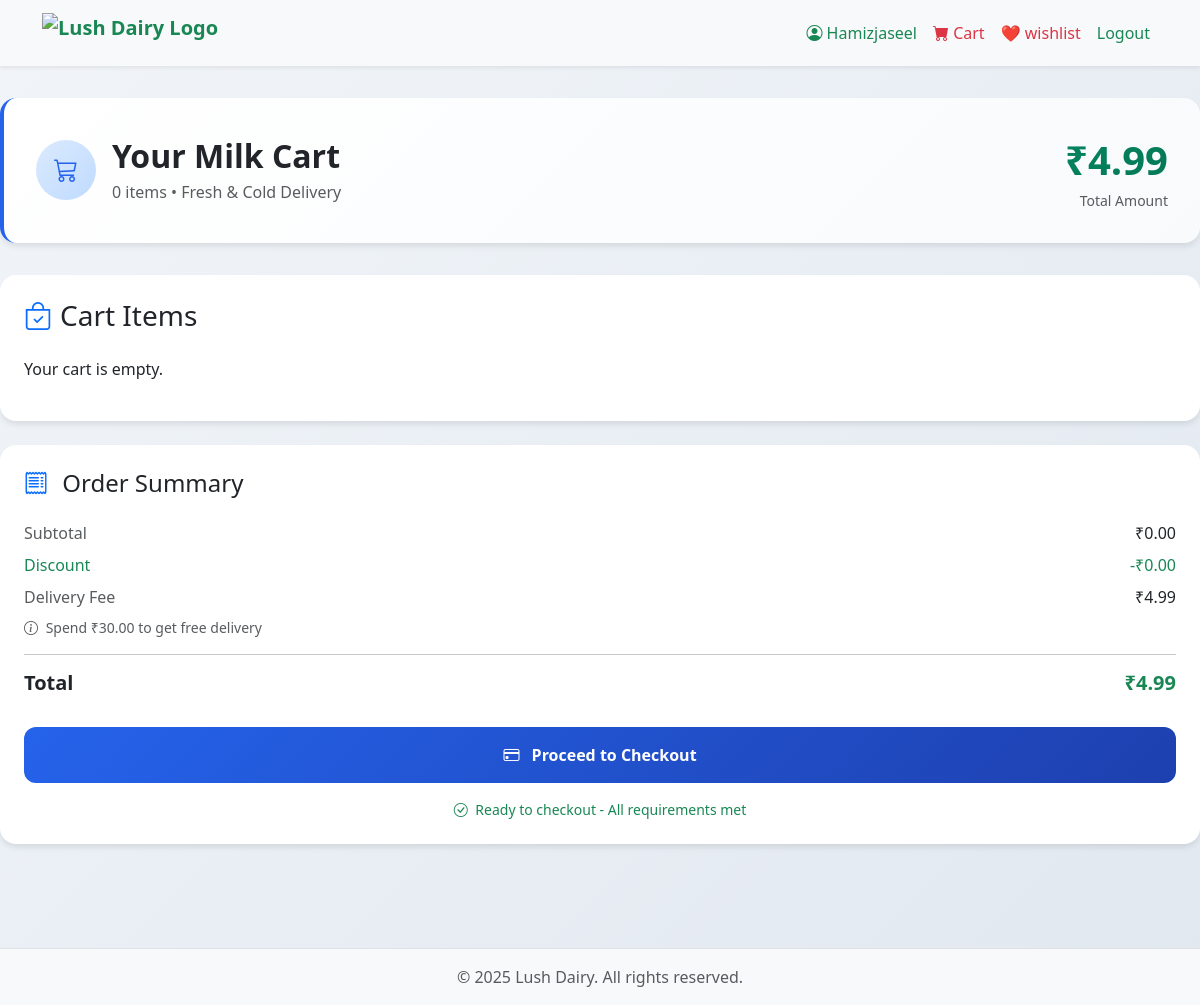
Page /cart/ (signed in) on the earlier database version.
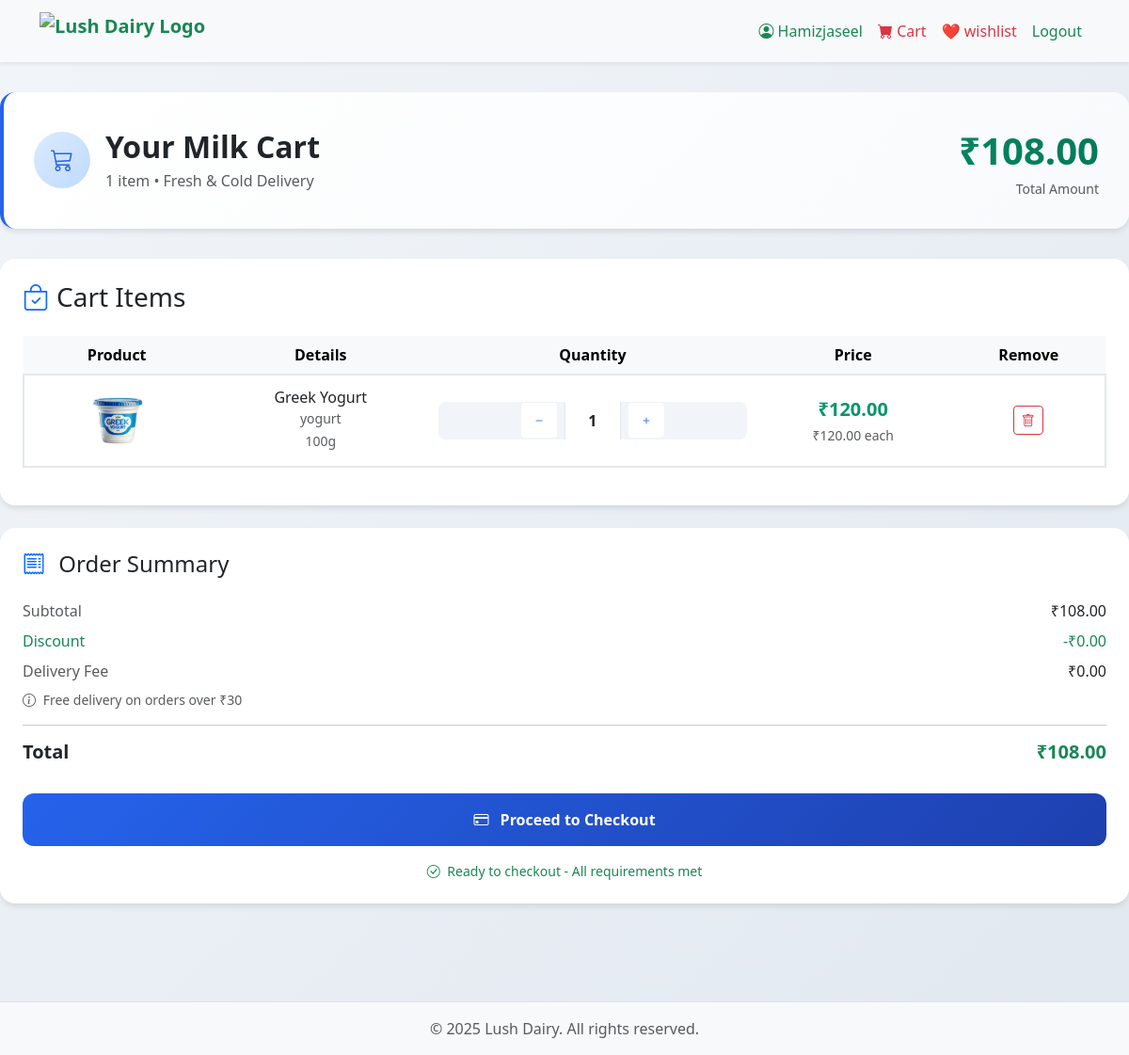
Same page on the later database version.
### accounts/models.py (models this page shows, shortened)
class CustomUser(AbstractUser):
    is_user = models.BooleanField(default=False)
    is_panel_staff = models.BooleanField(default=False)
    referral_code = models.CharField(max_length=10, unique=True, blank=True, null=True)
    referred_by = models.ForeignKey('self', null=True, blank=True, on_delete=models.SET_NULL)
    is_admin_user = models.BooleanField(default=False)
    is_blocked = models.BooleanField(default=False)
    created_at = models.DateTimeField(default=timezone.now)
    mobile = models.CharField(max_length=15, blank=True)
    profile_image = models.ImageField(upload_to='profiles/', default='profiles/default.jpeg')
    bio = models.TextField(blank=True)
    pending_email = models.EmailField(blank=True, null=True)
    email_otp = models.CharField(max_length=6, blank=True, null=True)
    email_verified = models.BooleanField(default=False)

class Product(models.Model):
    name = models.CharField(max_length=255, default="Unnamed Product")
    price = models.DecimalField(max_digits=10, decimal_places=2, default=0.00)
    description = models.TextField(blank=True, default="No description available.")
    composition = models.TextField(blank=True, default="No description available.")
    category = models.ForeignKey(Category, on_delete=models.CASCADE, default=1)
    discounted_price = models.DecimalField(max_digits=10, decimal_places=2, default=0.00)
    is_deleted = models.BooleanField(default=False)
    is_blocked = models.BooleanField(default=False)
    is_listed = models.BooleanField(default=True)
    average_rating = models.FloatField(default=0.0)
    specs = models.TextField(blank=True)
    created_at = models.DateTimeField(default=timezone.now)
    main_image = models.ImageField(upload_to='products/', blank=True, null=True, default='default.jpeg')
    images = models.ImageField(upload_to='product_images/', blank=True, null=True)

class Category(models.Model):
    STATUS_CHOICES = (
        ('active', 'Active'),
        ('inactive', 'Inactive'),
    )
    name = models.CharField(max_length=100, unique=True)
    created_at = models.DateTimeField(default=timezone.now)
    is_deleted = models.BooleanField(default=False)
    number_of_products = models.PositiveIntegerField(default=0)
    status = models.CharField(max_length=10, choices=STATUS_CHOICES, default='active')
    discount_percentage = models.DecimalField(max_digits=5, decimal_places=2, default=0.00)
    offer_text = models.CharField(max_length=255, blank=True, null=True)
    is_available = models.BooleanField(default=True)
    is_blocked = models.BooleanField(default=False)
    objects = CategoryManager()
    all_objects = models.Manager()
    def __str__(self):
        return self.name

class ProductVariant(models.Model):
    product = models.ForeignKey(Product, related_name='variants', on_delete=models.CASCADE)
    variant_name = models.CharField(max_length=100)
    price = models.DecimalField(max_digits=10, decimal_places=2)
    stock = models.PositiveIntegerField(default=0)
    is_active = models.BooleanField(default=True)
    class Meta:
        constraints = [
            models.UniqueConstraint(fields=['product', 'variant_name'], name='unique_variant_per_product')
        ]

### app/models.py (models this page shows, shortened)
class Cart(models.Model):
    user = models.ForeignKey(CustomUser, on_delete=models.CASCADE, related_name='cart_items')
    product = models.ForeignKey(Product, on_delete=models.CASCADE, null=True, blank=True)
    product_variant = models.ForeignKey(ProductVariant, on_delete=models.CASCADE,default=1)
    quantity = models.PositiveIntegerField(default=1)
    added_at = models.DateTimeField(auto_now_add=True)
    def total_price(self):
        return self.quantity * self.product_variant.price

### app/views.py (the view)
# urls.py: path('cart/', views.cart_view, name='cart'),
@never_cache
@login_required
def cart_view(request):
    cart_items = Cart.objects.filter(
        user=request.user,
        product__is_deleted=False
    ).select_related('product')
    totals = calculate_cart_totals(cart_items)
    context = {
        'cart_items': cart_items,
        'total_items': totals['total_qty'],
        'subtotal': totals['subtotal'],
        'discount': totals['coupon_discount'],
        'delivery_fee': totals['shipping'],
        'total_price': totals['subtotal'],
        'total': totals['final_total'],
    }
    return render(request, 'user_panel/cart.html', context)

### app/utils.py (called while the page is built)
def get_product_discount(product):
    today = timezone.now().date()
    offers = Offer.objects.filter(
        is_active=True,
        valid_from__lte=today,
        valid_to__gte=today
    ).filter(
        models.Q(product=product) | models.Q(category=product.category)
    ).order_by('-discount_percent')
    if offers.exists():
        return offers.first().discount_percent
    return Decimal(0)

### templates/user_panel/cart.html (shortened to what this page needs)
{% extends "user_panel/base.html" %}
{% load static %}
{% block content %}
<!DOCTYPE html>
<html lang="en">
<head>
    <link href="https://cdnjs.cloudflare.com/ajax/libs/bootstrap/5.3.0/css/bootstrap.min.css" rel="stylesheet">
    <link href="https://cdnjs.cloudflare.com/ajax/libs/bootstrap-icons/1.10.0/font/bootstrap-icons.min.css" rel="stylesheet">
</head>
<body>
    <div class="container-fluid main-container">
        <div class="cart-header fade-in">
    <div class="row align-items-center">
        <div class="col-md-8">
            <div class="d-flex align-items-center">
                <div class="cart-icon">
                    <i class="bi bi-cart3"></i>
                </div>
                <div>
                    <h1 class="h2 mb-1 fw-bold text-dark">Your Milk Cart</h1>
                    <p class="mb-0 text-muted" id="cart-items-count"  >
                        {{ total_items }} item{{ total_items|pluralize }} • Fresh & Cold Delivery
                    </p>
                </div>
            </div>
        </div>
        <div class="col-md-4 text-md-end mt-3 mt-md-0">
            <div class="total-amount" id="cart-total-amount">₹{{ total}}</div>
            <p class="mb-0 text-muted small">Total Amount</p>
        </div>
    </div>
</div>
      <div class="card-premium mb-4 fade-in">
    <div class="card-body p-4">
        <h3 class="card-title mb-4 d-flex align-items-center">
            <i class="bi bi-bag-check me-2 text-primary"></i>Cart Items
        </h3>
        {% if cart_items %}
        <div class="table-responsive">
            <table class="table align-middle text-center">
                <thead class="table-light">
                    <tr>
                        <th>Product</th>
                        <th>Details</th>
                        <th>Quantity</th>
                        <th>Price</th>
                        <th>Remove</th>
                    </tr>
                </thead>
                <tbody>
                    {% for item in cart_items %}
                    <tr class="cart-item">
                        <td>
                            <img src="{{ item.product.main_image.url }}" alt="{{ item.product.name }}" class="img-fluid rounded" style="max-height: 80px;" />
                        </td>
                        <td>
                            <h6 class="mb-0">{{ item.product.name }}</h6>
                            <small class="text-muted">{{ item.product.category }}</small><br>
                            <small class="text-muted">{{ item.product_variant.variant_name }}</small>
                        </td>
                        <td>
                            <div class="d-flex justify-content-center align-items-center gap-2 quantity-control">
                                <button class="quantity-btn btn btn-outline-secondary btn-sm"
                                        type="button"
                                        data-id="{{ item.id }}"
                                        data-action="decrement"
                                        aria-label="Decrease quantity">
                                    <i class="bi bi-dash"></i>
                                </button>
                                <span id="quantity-{{ item.id }}" class="quantity-display px-2">
                                    {{ item.quantity }}
                                </span>
                                <button class="quantity-btn btn btn-outline-secondary btn-sm"
                                        type="button"
                                        data-id="{{ item.id }}"
                                        data-action="increment"
                                        aria-label="Increase quantity">
                                    <i class="bi bi-plus"></i>
                                </button>
                            </div>
                        </td>
                        <td>
                            <div id="item-total-{{ item.id }}" class="price-highlight">₹{{ item.total_price }}</div>
                            <small class="text-muted">₹{{ item.product_variant.price }} each</small>
                        </td>
                        <td>
                            <form method="post" action="{% url 'user_panel:remove_cart_item' item.id %}">
                                <button class="btn btn-outline-danger btn-sm" type="submit">
                                    <i class="bi bi-trash"></i>
                                </button>
                            </form>
                        </td>
                    </tr>
                    {% endfor %}
                </tbody>
            </table>
        </div>
        {% else %}
        <p>Your cart is empty.</p>
        {% endif %}
    </div>
</div>
                <div class="card-premium mb-4 fade-in">
    <div class="card-body p-4">
        <h4 class="card-title mb-4">
            <i class="bi bi-receipt me-2 text-primary" id="items-count"></i>
            Order Summary
        </h4>
        <div class="d-flex justify-content-between mb-2">
    <span class="text-muted"> Subtotal </span>
    <span id="cart-subtotal">₹{{ total_price }}</span>
</div>
        <div class="d-flex justify-content-between mb-2">
            <span class="text-success">Discount </span>
            <span id="cart-discount" class="text-success">-₹{{ discount }}</span>
        </div>
        <div class="d-flex justify-content-between mb-2">
            <span class="text-muted">Delivery Fee</span>
            <span>₹{{ delivery_fee }}</span>
        </div>
        <div class="small text-muted mb-3">
            <i class="bi bi-info-circle me-1"></i>
            {% if delivery_fee == 0 %}
                Free delivery on orders over ₹30
            {% else %}
                Spend ₹{{ 30|floatformat:2 }} to get free delivery
            {% endif %}
        </div>
        <hr>
        <div class="d-flex justify-content-between mb-4">
            <span class="h5 fw-bold">Total</span>
            <span  id="cart-total" class="h5 fw-bold text-success">₹{{ total }}</span>
        </div>
        <a href="{% url 'user_panel:checkout' %}" class="btn btn-gradient w-100 mb-3">
    <i class="bi bi-credit-card me-2"></i>
    Proceed to Checkout
</a>
        <div class="text-center small text-success">
            <i class="bi bi-check-circle me-1"></i>
            Ready to checkout - All requirements met
        </div>
    </div>
</div>
</body>
</html>
{% endblock %}

### templates/user_panel/base.html (shortened to what this page needs)
<!DOCTYPE html>
{% load static %}
<html lang="en">
<head>
    <link href="https://cdn.jsdelivr.net/npm/bootstrap@5.3.0/dist/css/bootstrap.min.css" rel="stylesheet">
    <link href="https://cdn.jsdelivr.net/npm/bootstrap-icons@1.10.5/font/bootstrap-icons.css" rel="stylesheet">
<link rel="stylesheet" href="https://cdnjs.cloudflare.com/ajax/libs/font-awesome/5.15.4/css/all.min.css" />
</head>
<body>
<nav class="navbar navbar-expand-lg navbar-light bg-light shadow-sm sticky-top">
    <div class="container">
        <a class="navbar-brand text-success fw-bold" href="{% url 'user_panel:home' %}">
            <img src="{% static 'images/logo.png' %}" alt="Lush Dairy Logo">
        </a>
        <div class="collapse navbar-collapse" id="navbarNav">
            <ul class="navbar-nav ms-auto">
                {% if request.user.is_authenticated %}
                    <li class="nav-item">
                        <a class="nav-link text-success" href="{% url 'user_panel:user_profile' %}"><i class="bi bi-person-circle"></i> {{ request.user.username }}</a>
                    </li>
                    <li class="nav-item">
                        <a class="nav-link text-danger" href="{% url 'user_panel:cart' %}"><i class="bi bi-cart-fill"></i> Cart</a>
                    </li>
                    <li class="nav-item">
                        <a class="nav-link text-danger" href="{% url 'user_panel:wishlist' %}"><span style="color: red;">❤️</span>
 wishlist</a>
                    </li>
                    <li class="nav-item">
                        <a class="nav-link text-success" href="{% url 'user_panel:logout' %}">Logout</a>
                    </li>
                {% endif %}
            </ul>
        </div>
    </div>
</nav>
<main>
    {% block content %}
    {% endblock %}
</main>
<footer class="bg-light text-center text-muted py-3 mt-5 border-top">
    <p class="mb-0">© 2025 Lush Dairy. All rights reserved.</p>
</footer>
</body>
</html>

### templates/user_panel/base.html (style rules this page uses)
.navbar-brand { display: flex; align-items: center; gap: 10px; }
.navbar-brand img { height: 40px; width: auto; }

### templates/user_panel/cart.html (style rules this page uses)
:root { --primary-color: #2563eb; --secondary-color: #1e40af; --success-color: #059669; --danger-color: #dc2626; --warning-color: #d97706; --info-color: #0891b2; --light-bg: #f8fafc; --card-shadow: 0 4px 6px -1px rgba(0, 0, 0, 0.1); --hover-shadow: 0 10px 15px -3px rgba(0, 0, 0, 0.1); }
body { background: linear-gradient(135deg, #f1f5f9 0%, #e2e8f0 100%); font-family: 'Segoe UI', Tahoma, Geneva, Verdana, sans-serif; min-height: 100vh; }
.main-container { padding: 2rem 0; min-height: 100vh; }
.cart-header { background: linear-gradient(135deg, #ffffff 0%, #f8fafc 100%); border-radius: 1rem; box-shadow: var(--card-shadow); border-left: 4px solid var(--primary-color); margin-bottom: 2rem; padding: 2rem; transition: all 0.3s ease; }
.cart-icon { background: linear-gradient(135deg, #dbeafe 0%, #bfdbfe 100%); width: 60px; height: 60px; border-radius: 50%; display: flex; align-items: center; justify-content: center; font-size: 1.5rem; color: var(--primary-color); margin-right: 1rem; }
.total-amount { font-size: 2.5rem; font-weight: 700; background: linear-gradient(135deg, var(--success-color) 0%, #047857 100%); -webkit-background-clip: text; -webkit-text-fill-color: transparent; background-clip: text; }
.card-premium { background: white; border-radius: 1rem; box-shadow: var(--card-shadow); border: none; transition: all 0.3s ease; overflow: hidden; }
.cart-item { border: 2px solid #e5e7eb; border-radius: 1rem; padding: 1.5rem; margin-bottom: 1rem; background: white; transition: all 0.3s ease; }
.quantity-control { display: flex; align-items: center; background: #f1f5f9; border-radius: 0.5rem; overflow: hidden; }
.quantity-btn { background: white; border: none; padding: 0.5rem 0.75rem; cursor: pointer; transition: all 0.2s ease; color: var(--primary-color); text-decoration: none; display: flex; align-items: center; justify-content: center; }
.quantity-display { padding: 0.5rem 1rem; background: white; border-left: 1px solid #e5e7eb; border-right: 1px solid #e5e7eb; font-weight: 600; min-width: 60px; text-align: center; }
.btn-gradient { background: linear-gradient(135deg, var(--primary-color) 0%, var(--secondary-color) 100%); border: none; color: white; font-weight: 600; padding: 1rem 2rem; border-radius: 0.75rem; transition: all 0.3s ease; text-decoration: none; display: inline-block; }
.price-highlight { font-size: 1.25rem; font-weight: 700; color: var(--success-color); }
.fade-in { animation: fadeIn 0.5s ease-in-out; }

Differences in the rows shown:
added Cart: product.main_image (picture), product.name "Greek Yogurt", product.category "yogurt", product_variant.variant_name "100g", quantity "1", total_price "120.00", product_variant.price "120.00"
Other differences:
{{ total_items }}: "0" → "1"
{{ total }}: "4.99" → "108.00"
{{ total_price }}: "0.00" → "108.00"
{{ delivery_fee }}: "4.99" → "0.00"
{{ 30|floatformat:2 }}: "30.00" → (not shown)
text no longer shown: "Your cart is empty. Spend ₹ to get free delivery"
text now shown: "Product Details Quantity Price Remove Free delivery on orders over ₹30"
